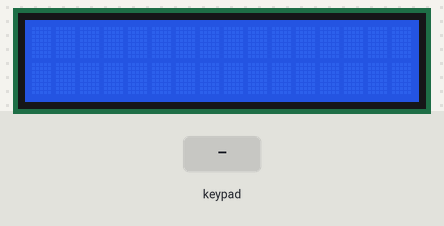
A sketch run on a simulated Arduino Uno, built with avr-gcc and run on an emulated ATmega328P. On the bench: 16×2 character LCD. The test bench sets the inputs (shaded band). What the sketch prints to the serial monitor is not drawn.

Above: at 1.2 s.
1.3 s: keypad keys 1 2 A pressed 0.4 s apart
At 3.4 s:
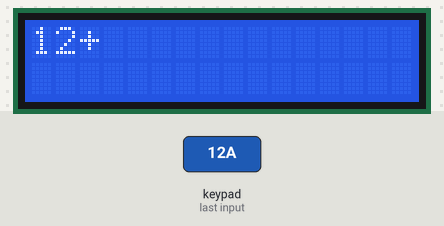
4.0 s: key 'C' pressed
At 4.8 s:
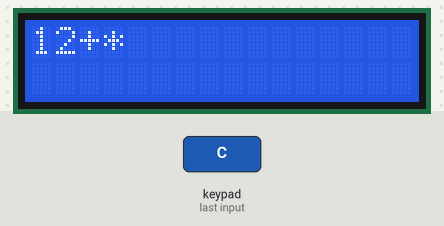
5.5 s: key 'D' pressed
7.0 s: keypad keys 1 2 # pressed 0.4 s apart
At 8.9 s:
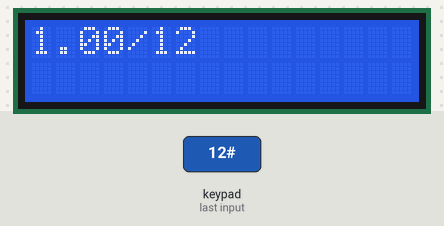
9.7 s: key 'C' pressed
At 10.4 s:
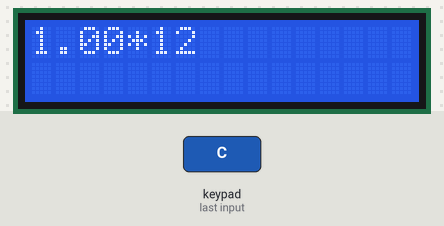
11.2 s: keypad keys 2 5 A pressed 0.4 s apart
At 13.4 s:
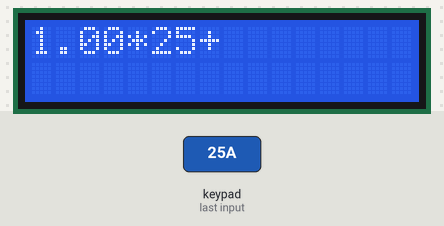
Timing chart, 0 to 14.9 s (numbered marks = the images above; inputs shaded):
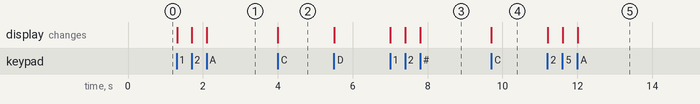

Measured:
- after the input at 1.3 s, the display: first changes at once (image 1 shows a later state)
- after the input at 4.0 s, the display: changes at once (image 2)
- after the input at 7.0 s, the display: first changes at once (image 3 shows a later state)
- after the input at 9.7 s, the display: changes at once (image 4)
- after the input at 11.2 s, the display: first changes at once (image 5 shows a later state)

The sketch:

calculadora_LCD.ino
```cpp
#include <LiquidCrystal.h>
#include <Keypad.h>

// Pinos LCD
#define RS  53
#define E   52
#define D4  10
#define D5  11
#define D6  12
#define D7  13
// RW conectado ao GND sinalizando escrita

LiquidCrystal lcd(RS, E, D4, D5, D6, D7);

// Pinos teclado matricial
#define TOTAL_LINHAS  4
#define TOTAL_COLUNAS 4

#define L1  28
#define L2  26
#define L3  24
#define L4  22

#define C1  30
#define C2  32
#define C3  34
#define C4  36

// Matriz bidimensional para valor de cada uma das teclas
char keys[TOTAL_LINHAS][TOTAL_COLUNAS] =
{
  {'1','2','3','A'},
  {'4','5','6','B'},
  {'7','8','9','C'},
  {'*','0','#','D'}
};

// Pinos que receberão as leituras das teclas
byte linPins[TOTAL_LINHAS] = { L1, L2, L3, L4 };
byte colPins[TOTAL_COLUNAS] = { C1, C2, C3, C4 };

Keypad teclado = Keypad( makeKeymap(keys), linPins, colPins, TOTAL_LINHAS, TOTAL_COLUNAS );

String equation = "";     // Equação informada
float num1, num2, result;
char op = ' ';            // Operação informada
char key;                 // Tecla informada


void setup() {
  Serial.begin(9600);
  lcd.begin(16, 2);
  lcd.setCursor(0, 0);
}


void loop() {
  key = teclado.getKey();

  if (key!=NO_KEY) {
    DetectButtons();
    Serial.println(key);
  }
}


void DetectButtons()
{
  equation = equation + key;

  switch(key) {
  case '*':
  {
    lcd.clear();
    lcd.home();

    result=num1=num2=0;
    op = ' ';
    equation = "";

    break;
  }
  case 'A':
  {
    op = 'A';
    lcd.print('+');
    break;
  }
  case 'B':
  {
    op = 'B';
    lcd.print('-');
    break;
  }
  case 'C':
  {
    op = 'C';
    lcd.print('*');
    break;
  }
  case 'D':
  {
    op = 'D';
    lcd.print('/');
    break;
  }
  case '#':
  {
    num1 = equation.substring(0, equation.indexOf(op)).toFloat();
    num2 = equation.substring(equation.indexOf(op)+1, equation.indexOf('#')).toFloat();

    switch (op) {
    case 'A':
    {
      result = num1 + num2;
      break;
    }
    case 'B':
    {
      result = num1 - num2;
      break;
    }
    case 'C':
    {
      result = num1 * num2;
      break;
    }
    case 'D':
    {
      result = num1 / num2;
      break;
    }
    }

    lcd.setCursor(0, 0);
    lcd.print(result);

    break;
  }
  default:
  {
    lcd.print(key);
  }
  }
}
```
